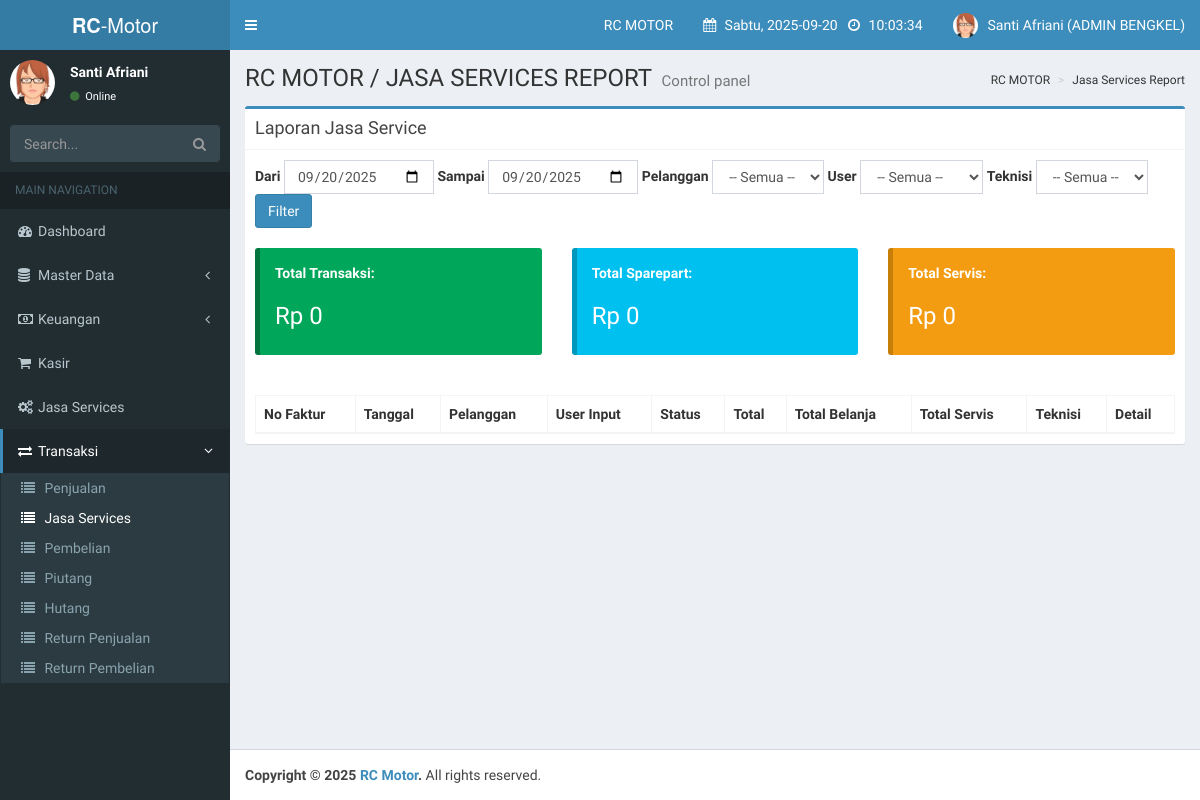
Page /index.php?page=jasa_services_report (signed in) on the committed database.
### tables this page shows
CREATE TABLE `users` (
  `id_user` int(11) NOT NULL AUTO_INCREMENT,
  `nama_lengkap` varchar(100) NOT NULL,
  `email` varchar(100) NOT NULL,
  `password` varchar(255) NOT NULL,
  `role` enum('super_user','owner_bengkel','admin_bengkel','teknisi') NOT NULL,
  `bengkel_id` int(11) DEFAULT NULL,
  `created_at` timestamp NOT NULL DEFAULT current_timestamp(),
  `updated_at` timestamp NOT NULL DEFAULT current_timestamp() ON UPDATE current_timestamp(),
  PRIMARY KEY (`id_user`),
  UNIQUE KEY `email` (`email`),
  KEY `bengkel_id` (`bengkel_id`),
  CONSTRAINT `users_ibfk_1` FOREIGN KEY (`bengkel_id`) REFERENCES `bengkels` (`id_bengkel`) ON DELETE SET NULL
);

CREATE TABLE `bengkels` (
  `id_bengkel` int(11) NOT NULL AUTO_INCREMENT,
  `nama_bengkel` varchar(100) NOT NULL,
  `alamat` text DEFAULT NULL,
  `telepon` varchar(20) DEFAULT NULL,
  `owner_id` int(11) DEFAULT NULL,
  `status` enum('aktif','non_aktif') NOT NULL DEFAULT 'aktif',
  `created_at` timestamp NOT NULL DEFAULT current_timestamp(),
  `updated_at` timestamp NOT NULL DEFAULT current_timestamp() ON UPDATE current_timestamp(),
  PRIMARY KEY (`id_bengkel`),
  KEY `fk_bengkels_owner` (`owner_id`),
  CONSTRAINT `fk_bengkels_owner` FOREIGN KEY (`owner_id`) REFERENCES `users` (`id_user`) ON DELETE SET NULL
);

### inc/functions.php (called while the page is built)
<?php
function get_user_role() {
    return $_SESSION['role'] ?? null;
}
?>

### index.php (the view, shortened to what this page needs)
<?php
include 'inc/koneksi.php';
require_once 'inc/functions.php';
$page = $_GET['page'] ?? 'default_page';
$breadcrumb = str_replace("_", " ", $page);
if (!isset($_SESSION['email']) || $_SESSION['email'] == "") {
    header("location:login.php");
    exit();
} else {
    $current_user_role = $_SESSION['role'];
    $query_data_users = mysqli_query($conn, "SELECT nama_lengkap, role, users.bengkel_id, bengkels.nama_bengkel FROM users join bengkels on users.bengkel_id = bengkels.id_bengkel WHERE email = '$_SESSION[email]'");
    $data_users = mysqli_fetch_array($query_data_users);
    $roletext = str_replace("_"," ", $data_users['role']);
    $nama_bengkel = htmlspecialchars($data_users['nama_bengkel']);
?>
<!DOCTYPE html>
<html>
<head>
    <link rel="stylesheet" href="bower_components/bootstrap/dist/css/bootstrap.min.css">
    <link rel="stylesheet" href="bower_components/font-awesome/css/font-awesome.min.css">
    <link rel="stylesheet" href="dist/css/AdminLTE.min.css">
    <link rel="stylesheet" href="dist/css/skins/_all-skins.min.css">
    <link rel="stylesheet" href="bower_components/morris.js/morris.css">
    <link rel="stylesheet" href="bower_components/jvectormap/jquery-jvectormap.css">
    <link rel="stylesheet" href="bower_components/bootstrap-datepicker/dist/css/bootstrap-datepicker.min.css">
    <link rel="stylesheet" href="bower_components/bootstrap-daterangepicker/daterangepicker.css">
    <link rel="stylesheet" href="plugins/bootstrap-wysihtml5/bootstrap3-wysihtml5.min.css">
    <link rel="stylesheet" type="text/css" href="plugins/datatable/datatables.css">
    <link href="https://cdn.jsdelivr.net/npm/select2@4.1.0-rc.0/dist/css/select2.min.css" rel="stylesheet" />
</head>
<body class="hold-transition skin-blue sidebar-mini">
<div class="wrapper">
    <header class="main-header">
        <a href="#" class="logo">
            <span class="logo-lg"><b>RC</b>-Motor</span>
        </a>
        <nav class="navbar navbar-static-top">
            <a href="#" class="sidebar-toggle" data-toggle="push-menu" role="button">
            </a>
            <div class="navbar-custom-menu">
                <ul class="nav navbar-nav">
                    <li class="dropdown user tasks-menu">
                        <a href="#" class="dropdown-toggle" data-toggle="dropdown">
                            <?= $nama_bengkel; ?>
                        </a>
                    </li>
                    <li class="dropdown user tasks-menu">
                        <a href="#" class="dropdown-toggle" data-toggle="dropdown">
                            <i class="fa fa-calendar" aria-hidden="true"></i>
                            <span class="" id="tanggal">
                                <?php
                                    function hari_ini(){
                                        $hari = date ("D");
                                        switch($hari){
                                            case 'Sat':
                                                $hari_ini = "Sabtu";
                                            break;
                                        }
                                        return $hari_ini;
                                    }
                                ?>
                                <?= hari_ini().', '.date("Y-m-d"); ?>
                            </span>
                            <i class="fa fa-clock-o" aria-hidden="true"></i>
                            <span class="" id="jam">
                            </span>
                        </a>
                    </li>
                    <li class="dropdown user user-menu">
                        <a href="#" class="dropdown-toggle" data-toggle="dropdown">
                            <img src="dist/img/avatar3.png" class="user-image" alt="User Image">
                            <span class="hidden-xs"><?= $data_users['nama_lengkap']; ?> (<?= strtoupper($roletext); ?>)</span>
                        </a>
                    </li>
                </ul>
            </div>
        </nav>
    </header>
    <aside class="main-sidebar">
        <section class="sidebar">
            <div class="user-panel">
                <div class="pull-left image">
                    <img src="dist/img/avatar3.png" class="img-circle" alt="User Image">
                </div>
                <div class="pull-left info">
                    <p><?= $data_users['nama_lengkap']; ?></p>
                    <a href="#"><i class="fa fa-circle text-success"></i> Online</a>
                </div>
            </div>
            <form action="#" method="get" class="sidebar-form">
                <div class="input-group">
                    <input type="text" name="q" class="form-control" placeholder="Search...">
                    <span class="input-group-btn">
                        <button type="submit" name="search" id="search-btn" class="btn btn-flat"><i class="fa fa-search"></i>
                        </button>
                    </span>
                </div>
            </form>
            <?php
            $page = $_GET['page'] ?? 'dashboard';
            ?>
            <ul class="sidebar-menu" data-widget="tree">
                <li class="header">MAIN NAVIGATION</li>
                <li class="<?php echo ($page === 'dashboard') ? 'active' : ''; ?>">
                    <a href="?page=dashboard">
                        <i class="fa fa-dashboard"></i><span>Dashboard</span>
                    </a>
                </li>
                <?php if (get_user_role() === 'admin_bengkel'): ?>
                <li class="treeview <?php echo (in_array($page, ['sparepart', 'barcode', 'supplier', 'pelanggan', 'teknisi', 'jenis_services', 'merk', 'sub_merk', 'stok_opname', 'history_stok_masuk', 'history_stok_keluar'])) ? 'active menu-open' : ''; ?>">
                    <a href="#">
                        <i class="fa fa-database"></i><span>Master Data</span>
                        <span class="pull-right-container">
                            <i class="fa fa-angle-left pull-right"></i>
                        </span>
                    </a>
                </li>
                <li class="treeview <?php echo (in_array($page, ['asset', 'modal', 'biaya'])) ? 'active menu-open' : ''; ?>">
                    <a href="#">
                        <i class="fa fa-money"></i><span>Keuangan</span>
                        <span class="pull-right-container">
                            <i class="fa fa-angle-left pull-right"></i>
                        </span>
                    </a>
                </li>
                <li class="<?php echo ($page === 'kasir') ? 'active' : ''; ?>">
                    <a href="?page=kasir">
                        <i class="fa fa-shopping-cart"></i><span>Kasir</span>
                    </a>
                </li>
                <li class="<?php echo ($page === 'jasa_services') ? 'active' : ''; ?>">
                    <a href="?page=jasa_services">
                        <i class="fa fa-cogs"></i><span>Jasa Services</span>
                    </a>
                </li>
                <li class="treeview <?php echo (in_array($page, ['penjualan', 'jasa_services_report', 'pembelian', 'piutang', 'hutang', 'return_penjualan', 'return_pembelian'])) ? 'active menu-open' : ''; ?>">
                    <a href="#">
                        <i class="fa fa-exchange"></i><span>Transaksi</span>
                        <span class="pull-right-container">
                            <i class="fa fa-angle-left pull-right"></i>
                        </span>
                    </a>
                    <ul class="treeview-menu">
                        <li class="<?php echo ($page === 'penjualan') ? 'active' : ''; ?>">
                            <a href="?page=penjualan"><i class="fa fa-list"></i> Penjualan</a>
                        </li>
                        <li class="<?php echo ($page === 'jasa_services_report') ? 'active' : ''; ?>">
                            <a href="?page=jasa_services_report"><i class="fa fa-list"></i> Jasa Services</a>
                        </li>
                        <li class="<?php echo ($page === 'pembelian') ? 'active' : ''; ?>">
                            <a href="?page=pembelian"><i class="fa fa-list"></i> Pembelian</a>
                        </li>
                        <li class="<?php echo ($page === 'piutang') ? 'active' : ''; ?>">
                            <a href="?page=piutang"><i class="fa fa-list"></i> Piutang</a>
                        </li>
                        <li class="<?php echo ($page === 'hutang') ? 'active' : ''; ?>">
                            <a href="?page=hutang"><i class="fa fa-list"></i> Hutang</a>
                        </li>
                        <li class="<?php echo ($page === 'return_penjualan') ? 'active' : ''; ?>">
                            <a href="?page=return_penjualan"><i class="fa fa-list"></i> Return Penjualan</a>
                        </li>
                        <li class="<?php echo ($page === 'return_pembelian') ? 'active' : ''; ?>">
                            <a href="?page=return_pembelian"><i class="fa fa-list"></i> Return Pembelian</a>
                        </li>
                    </ul>
                </li>
                <?php endif; ?>
            </ul>
        </section>
    </aside>
    <div class="content-wrapper">
        <section class="content-header">
            <h1>
                RC MOTOR / <?= strtoupper($breadcrumb ?? 'DASHBOARD'); ?>
                <small>Control panel</small>
            </h1>
            <ol class="breadcrumb">
                <li>RC MOTOR</li>
                <li class="text-capitalize"><?= $breadcrumb ?? 'Tidak Tersedia'; ?></li>
            </ol>
        </section>
        <section class="content">
            <?php
            $page = $_GET['page'] ?? 'dashboard';
            $halaman = str_replace(" ", "_", $page);
            $folder = '';
            if ($current_user_role == 'super_user') {
                $folder = 'super_user/';
            } else if ($current_user_role == 'admin_bengkel') {
                $folder = 'admin_bengkel/';
            } else if ($current_user_role == 'owner_bengkel') {
                $folder = 'owner_bengkel/';
            } else {
                $folder = '';
            }
            $halaman2 = "pages/".$folder. $halaman . ".php";
            if (file_exists($halaman2)) {
                include $halaman2;
            } else {
                echo "<div class='alert alert-danger'>Halaman <strong>" . htmlspecialchars($page) . "</strong> Tidak ditemukan atau tidak ada akses untuk peran ini.</div>";
            }
            ?>
        </section>
        </div>
    <footer class="main-footer">
        <strong>Copyright &copy; 2025 <a href=""> RC Motor</a>.</strong> All rights
        reserved.
    </footer>
</div>
</body>
</html>
<?php
}
?>

### rows in the picture
users: bengkel.nama_bengkel "RC MOTOR", nama_lengkap "Santi Afriani", role "ADMIN BENGKEL"

### other values in the picture
hari_ini() "Sabtu"
$breadcrumb "JASA SERVICES REPORT"
$breadcrumb "Jasa Services Report"
$total_semua "0"
$total_sparepart_all "0"
$total_servis_all "0"
